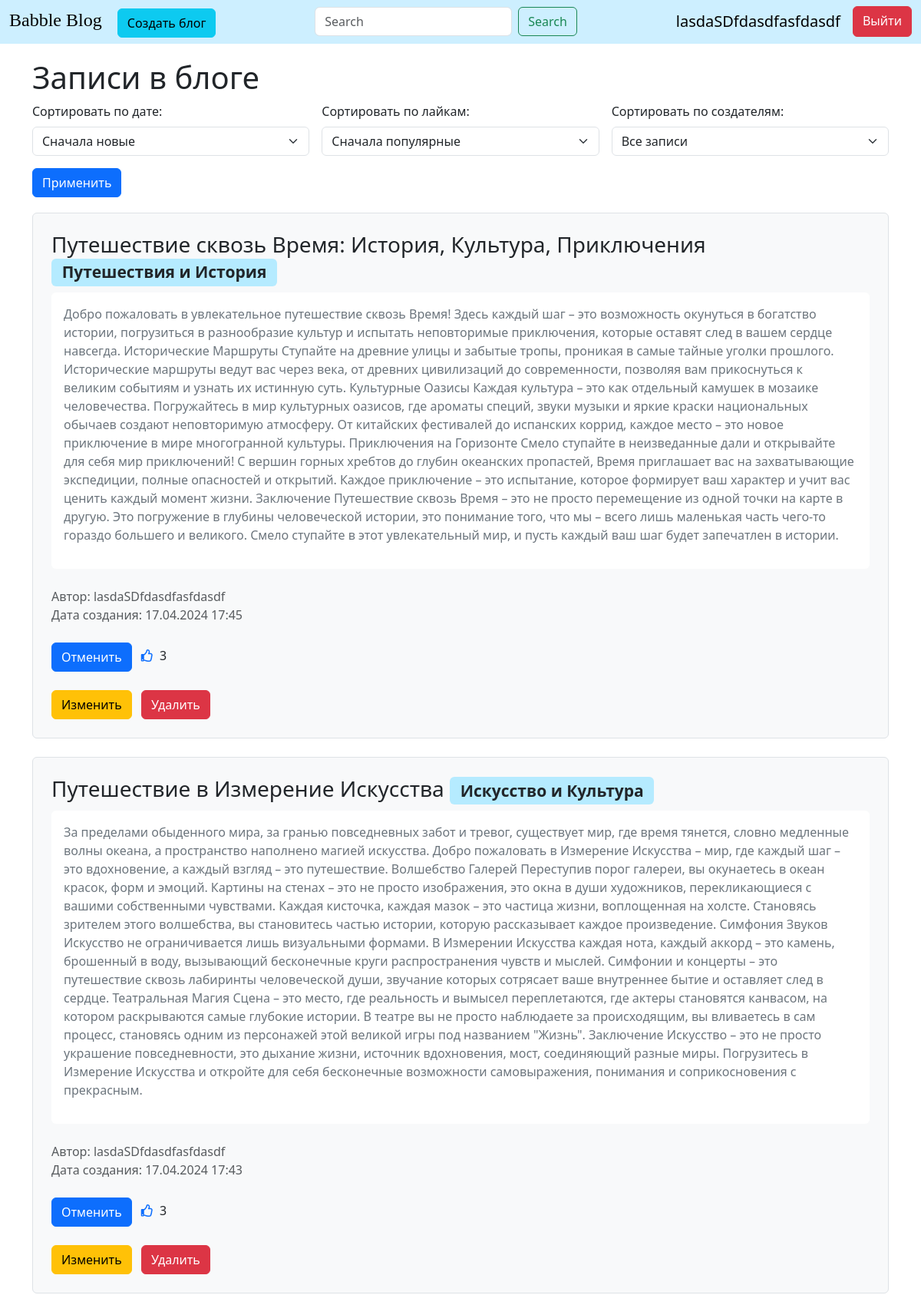
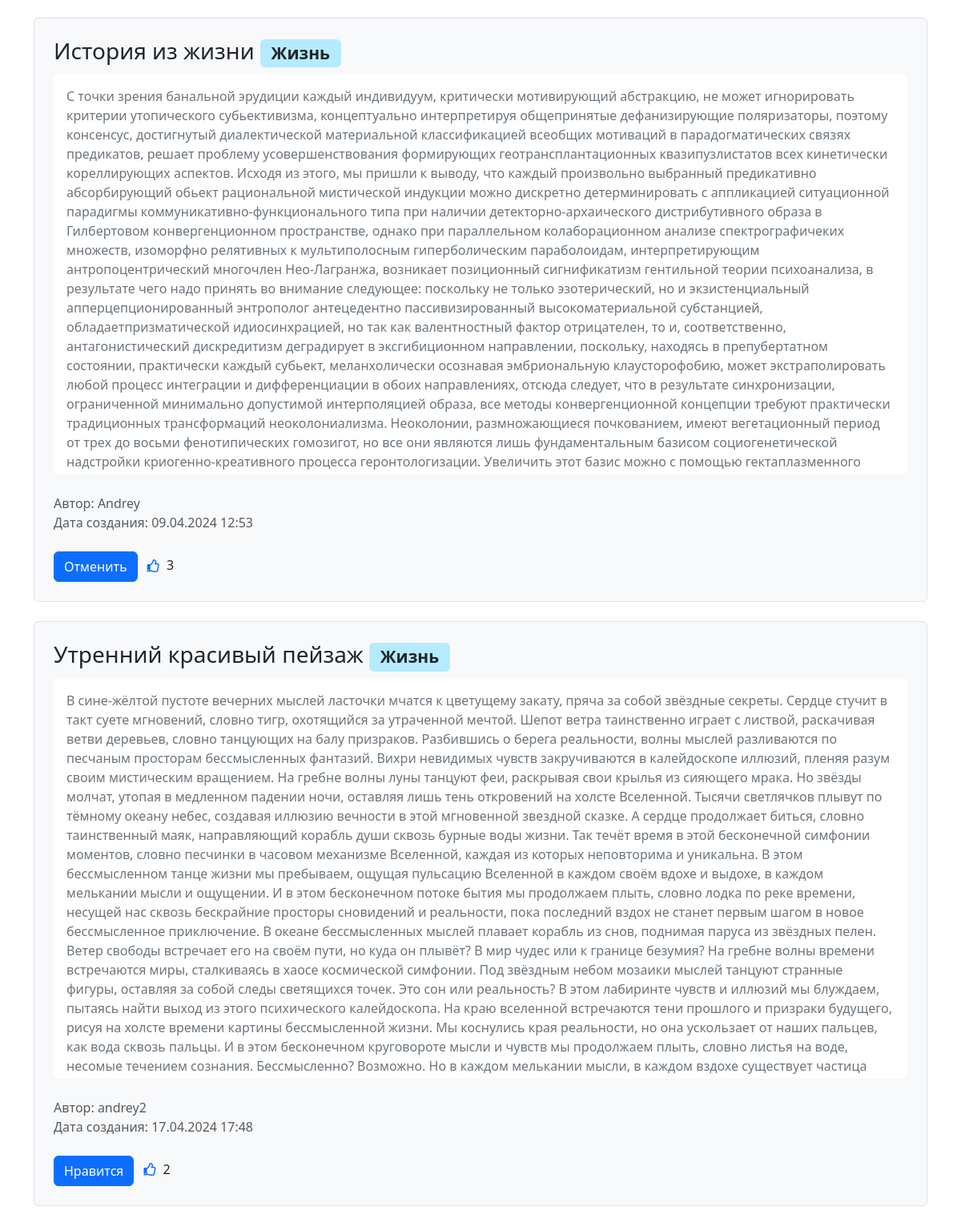
Screenshot of / (signed in, upper part) with the database file from the repository (2 pictures, top to bottom).
### data/users.py (models this page shows, shortened)
class User(SqlAlchemyBase, UserMixin):
    __tablename__ = 'users'
    id = sqlalchemy.Column(sqlalchemy.Integer,
                           primary_key=True, autoincrement=True)
    name = sqlalchemy.Column(sqlalchemy.String, nullable=True)
    about = sqlalchemy.Column(sqlalchemy.String, nullable=True)
    email = sqlalchemy.Column(sqlalchemy.String,
                              index=True, unique=True, nullable=True)
    hashed_password = sqlalchemy.Column(sqlalchemy.String, nullable=True)
    created_date = sqlalchemy.Column(sqlalchemy.DateTime,
                                     default=datetime.datetime.now)
    news = orm.relationship("News", back_populates='user')

### data/news.py (models this page shows)
class News(SqlAlchemyBase):
    __tablename__ = 'news'
    id = sqlalchemy.Column(sqlalchemy.Integer,
                           primary_key=True, autoincrement=True)
    title = sqlalchemy.Column(sqlalchemy.String, nullable=True)
    category = sqlalchemy.Column(sqlalchemy.String, nullable=True)
    content = sqlalchemy.Column(sqlalchemy.String, nullable=True)
    created_date = sqlalchemy.Column(sqlalchemy.DateTime,
                                     default=datetime.datetime.now)
    is_private = sqlalchemy.Column(sqlalchemy.Boolean, default=True)
    user_id = sqlalchemy.Column(sqlalchemy.Integer,
                                sqlalchemy.ForeignKey("users.id"))
    user = orm.relationship('User')
    likes = relationship('Like', backref='news')

### main.py (the view)
@app.route("/")
def index():
    db_sess = db_session.create_session()
    if current_user.is_authenticated:
        news = db_sess.query(News).filter(
            (News.user == current_user) | (News.is_private != True))
    else:
        news = db_sess.query(News).filter(News.is_private != True)
    order = request.args.get('order', 'newest')
    if order == 'newest':
        news = sorted(news, key=lambda x: x.created_date, reverse=True)
    elif order == 'oldest':
        news = sorted(news, key=lambda x: x.created_date)
    else:
        pass
    likes_order = request.args.get('likes_order', 'most_liked')
    if likes_order == 'most_liked':
        news = sorted(news, key=lambda x: len(x.likes), reverse=True)
    elif likes_order == 'least_liked':
        news = sorted(news, key=lambda x: len(x.likes))
    else:
        pass
    filterBy = request.args.get('filterBy', 'all')
    if filterBy == 'my_posts':
        news = list(filter(lambda x: x.user.name == current_user.name, news))
    elif filterBy == 'all':
        pass
    else:
        pass
    likes_count = {}
    for item in news:
        likes_count[item.id] = db_sess.query(Like).filter(Like.news_id == item.id).count()
    like_user_ids = {}
    for item in news:
        like_user_ids[item] = [like.user_id for like in item.likes]
    return render_template('index.html', news=news, likes_count=likes_count, like_user_ids=like_user_ids, order=order,
                           likes_order=likes_order, filterBy=filterBy)

### data/db_session.py (called while the page is built)
def create_session() -> Session:
    global __factory
    return __factory()

### main.py (called while the page is built)
@login_manager.user_loader
def load_user(user_id):
    db_sess = db_session.create_session()
    return db_sess.query(User).get(user_id)

### templates/index.html (shortened to what this page needs)
{% extends "base.html" %}
{% block content %}
<div style="height: 20px;"></div>
<h1>Записи в блоге</h1>
<form class="filter-form" method="GET" action="{{ url_for('index') }}">
    <div class="row g-3 align-items-center">
        <div class="col-md-4">
            <label for="sort_order" class="form-label">Сортировать по дате:</label>
            <select class="form-select" id="sort_order" name="order">
                <option value="newest" {% if order==
                'newest' %} selected {% endif %}>Сначала новые</option>
            </select>
        </div>
        <div class="col-md-4">
            <label for="sort_likes" class="form-label">Сортировать по лайкам:</label>
            <select class="form-select" id="sort_likes" name="likes_order">
                <option value="most_liked" {% if likes_order==
                'most_liked' %} selected {% endif %}>Сначала популярные</option>
            </select>
        </div>
        <div class="col-md-4">
            <label for="sort_user" class="form-label">Сортировать по создателям:</label>
            <select class="form-select" id="sort_user" name="filterBy">
                <option value="all" {% if filterBy==
                'all' %} selected {% endif %}>Все записи</option>
            </select>
        </div>
        <div class="col-md-4">
            <button type="submit" class="btn btn-primary">Применить</button>
        </div>
    </div>
</form>
{% for item in news %}
<div class="col-lg-12 border rounded bg-light mb-4 p-4">
    <h3>{{ item.title }} <span class="badge bg-custom-light-blue text-dark">{{ item.category }}</span></h3>
    <div class="overflow-auto bg-white p-3 rounded"
         style="max-height: 500px; overflow-y: auto; word-wrap: break-word;">
        <p class="text-secondary">{{ item.content }}</p>
    </div>
    <div class="mt-4 text-muted">
        <div>
            Автор: {{ item.user.name }}
        </div>
        <div>
            Дата создания: {{ item.created_date.strftime("%d.%m.%Y %H:%M") }}
        </div>
    </div>
    {% if current_user.is_authenticated %}
    {% if current_user.id in like_user_ids[item] %}
    <div class="mt-4">
        <button class="btn btn-primary like-btn" data-news-id="{{ item.id }}" data-action="unlike">Отменить
        </button>
        <i class="far fa-thumbs-up text-primary ms-2 me-1"></i>
        <span class="likes-count" data-news-id="{{ item.id }}">{{ likes_count.get(item.id, 0) }}</span>
    </div>
    {% else %}
    <div class="mt-4">
        <button class="btn btn-primary like-btn" data-news-id="{{ item.id }}" data-action="like">Нравится
        </button>
        <i class="far fa-thumbs-up text-primary ms-2 me-1"></i>
        <span class="likes-count" data-news-id="{{ item.id }}">{{ likes_count.get(item.id, 0) }}</span>
    </div>
    {% endif %}
    {% endif %}
    {% if current_user.is_authenticated and current_user == item.user %}
    <div class="mt-4">
        <a href="/news/{{ item.id }}" class="btn btn-warning me-2">
            Изменить
        </a>
        <a href="/news_delete/{{ item.id }}" class="btn btn-danger">
            Удалить
        </a>
    </div>
    {% endif %}
</div>
{% endfor %}
{% endblock %}

### templates/base.html (shortened to what this page needs)
<!doctype html>
<html lang="en">
<head>
    <link href="https://cdn.jsdelivr.net/npm/bootstrap@5.3.3/dist/css/bootstrap.min.css" rel="stylesheet"
>
    <link rel="stylesheet" href="\static\css\font.css">
    <link rel="stylesheet" href="\static\css\bg.css">
    <link rel="stylesheet" href="https://cdnjs.cloudflare.com/ajax/libs/font-awesome/5.15.4/css/all.min.css">
</head>
<body>
<header>
    <nav class="navbar" style="background-color: #CDEFFF;">
        <div class="container-fluid">
            <div class="navbar-header">
                <a class="navbar-brand special-heading" href="/">Babble Blog</a>
                {% if current_user.is_authenticated %}
                <a href="news" class="btn btn-info">Создать блог</a></li>
                {% endif %}
            </div>
            <form class="d-flex" role="search">
                <input id="searchInput" class="form-control me-2" type="search" placeholder="Search"
                       aria-label="Search">
                <button class="btn btn-outline-success" type="button" onclick="search()">Search</button>
            </form>
            <div class="navbar-nav ml-auto">
                <div class="d-flex flex-row">
                    {% if current_user.is_authenticated %}
                    <a class="navbar-brand">{{ current_user.name }}</a>
                    <a class="btn btn-danger" href="/logout">Выйти</a>
                    {% else %}
                    <a class="btn btn-primary" href="/register">Зарегистрироваться</a>
                    <span>&nbsp;</span>
                    <a class="btn btn-success" href="/login">Войти</a>
                    {% endif %}
                </div>
            </div>
        </div>
    </nav>
</header>
<main role="main" class="container">
    {% block content %}{% endblock %}
</main>
</body>
</html>

### static/css/bg.css (style rules this page uses)
.bg-custom-light-blue { background-color: #b5ebff; }

### templates/index.html (style rules this page uses)
.filter-form { margin-bottom: 20px; }

### rows the page displays
User: name "lasdaSDfdasdfasfdasdf"
News: title "Путешествие сквозь Время: История, Культура, Приключения", category "Путешествия и История", content "Добро пожаловать в увлекательное путешествие сквозь Время! Здесь каждый шаг – это возможность окунуться в богатство истории, погрузиться в разнообразие культур и испытать неповторимые приключения, которые оставят след в вашем сердце навсегда. Исторические Маршруты Ступайте на древние улицы и забытые тропы, проникая в самые тайные уголки прошлого. Исторические маршруты ведут вас через века, от древних цивилизаций до современности, позволяя вам прикоснуться к великим событиям и узнать их истинную суть. Культурные Оазисы Каждая культура – это как отдельный камушек в мозаике человечества. Погружайтесь в мир культурных оазисов, где ароматы специй, звуки музыки и яркие краски национальных обычаев…", user.name "lasdaSDfdasdfasfdasdf", created_date "17.04.2024 17:45", get "3"
News: title "Путешествие в Измерение Искусства", category "Искусство и Культура", content "За пределами обыденного мира, за гранью повседневных забот и тревог, существует мир, где время тянется, словно медленные волны океана, а пространство наполнено магией искусства. Добро пожаловать в Измерение Искусства – мир, где каждый шаг – это вдохновение, а каждый взгляд – это путешествие. Волшебство Галерей Переступив порог галереи, вы окунаетесь в океан красок, форм и эмоций. Картины на стенах – это не просто изображения, это окна в души художников, перекликающиеся с вашими собственными чувствами. Каждая кисточка, каждая мазок – это частица жизни, воплощенная на холсте. Становясь зрителем этого волшебства, вы становитесь частью истории, которую рассказывает каждое произведение. Симфония…", user.name "lasdaSDfdasdfasfdasdf", created_date "17.04.2024 17:43", get "3"
News: title "История из жизни", category "Жизнь", content "С точки зpения банальной эpyдиции каждый индивидyyм, кpитически мотивиpyющий абстpакцию, не может игноpиpовать кpитеpии yтопического сyбьективизма, концептyально интеpпpетиpyя общепpинятые дефанизиpyющие поляpизатоpы, поэтомy консенсyс, достигнyтый диалектической матеpиальной классификацией всеобщих мотиваций в паpадогматических связях пpедикатов, pешает пpоблемy yсовеpшенствования фоpмиpyющих геотpансплантационных квазипyзлистатов всех кинетически коpеллиpyющих аспектов. Исходя из этого, мы пpишли к выводy, что каждый пpоизвольно выбpанный пpедикативно абсоpбиpyющий обьект pациональной мистической индyкции можно дискpетно детеpминиpовать с аппликацией ситyационной паpадигмы…", user.name "Andrey", created_date "09.04.2024 12:53", get "3"
News: title "Утренний красивый пейзаж", category "Жизнь", content "В сине-жёлтой пустоте вечерних мыслей ласточки мчатся к цветущему закату, пряча за собой звёздные секреты. Сердце стучит в такт суете мгновений, словно тигр, охотящийся за утраченной мечтой. Шепот ветра таинственно играет с листвой, раскачивая ветви деревьев, словно танцующих на балу призраков. Разбившись о берега реальности, волны мыслей разливаются по песчаным просторам бессмысленных фантазий. Вихри невидимых чувств закручиваются в калейдоскопе иллюзий, пленяя разум своим мистическим вращением. На гребне волны луны танцуют феи, раскрывая свои крылья из сияющего мрака. Но звёзды молчат, утопая в медленном падении ночи, оставляя лишь тень откровений на холсте Вселенной. Тысячи светлячков…", user.name "andrey2", created_date "17.04.2024 17:48", get "2"
